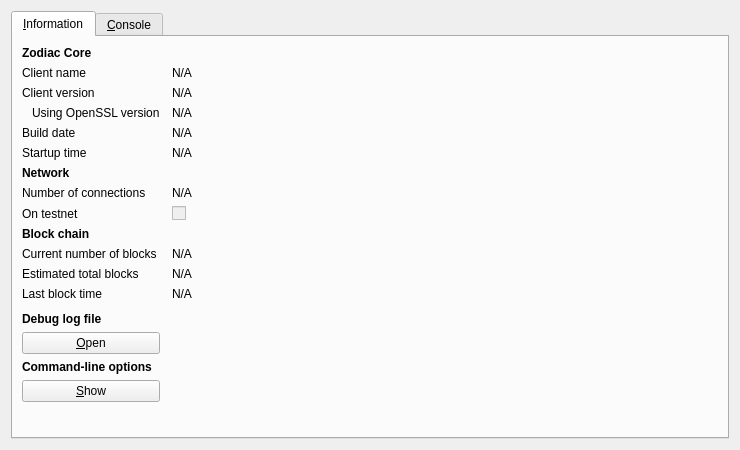
<?xml version="1.0" encoding="UTF-8"?>
<ui version="4.0">
 <class>RPCConsole</class>
 <widget class="QDialog" name="RPCConsole">
  <property name="geometry">
   <rect>
    <x>0</x>
    <y>0</y>
    <width>740</width>
    <height>450</height>
   </rect>
  </property>
  <property name="windowTitle">
   <string>Zodiac - Debug window</string>
  </property>
  <layout class="QVBoxLayout" name="verticalLayout_2">
   <item>
    <widget class="QTabWidget" name="tabWidget">
     <property name="currentIndex">
      <number>0</number>
     </property>
     <widget class="QWidget" name="tab_info">
      <attribute name="title">
       <string>&amp;Information</string>
      </attribute>
      <layout class="QGridLayout" name="gridLayout" columnstretch="0,1">
       <property name="horizontalSpacing">
        <number>12</number>
       </property>
       <item row="0" column="0">
        <widget class="QLabel" name="label_9">
         <property name="font">
          <font>
           <weight>75</weight>
           <bold>true</bold>
          </font>
         </property>
         <property name="text">
          <string>Zodiac Core</string>
         </property>
        </widget>
       </item>
       <item row="1" column="0">
        <widget class="QLabel" name="label_5">
         <property name="text">
          <string>Client name</string>
         </property>
        </widget>
       </item>
       <item row="1" column="1">
        <widget class="QLabel" name="clientName">
         <property name="cursor">
          <cursorShape>IBeamCursor</cursorShape>
         </property>
         <property name="text">
          <string>N/A</string>
         </property>
         <property name="textFormat">
          <enum>Qt::PlainText</enum>
         </property>
         <property name="textInteractionFlags">
          <set>Qt::LinksAccessibleByMouse|Qt::TextSelectableByKeyboard|Qt::TextSelectableByMouse</set>
         </property>
        </widget>
       </item>
       <item row="2" column="0">
        <widget class="QLabel" name="label_6">
         <property name="text">
          <string>Client version</string>
         </property>
        </widget>
       </item>
       <item row="2" column="1">
        <widget class="QLabel" name="clientVersion">
         <property name="cursor">
          <cursorShape>IBeamCursor</cursorShape>
         </property>
         <property name="text">
          <string>N/A</string>
         </property>
         <property name="textFormat">
          <enum>Qt::PlainText</enum>
         </property>
         <property name="textInteractionFlags">
          <set>Qt::LinksAccessibleByMouse|Qt::TextSelectableByKeyboard|Qt::TextSelectableByMouse</set>
         </property>
        </widget>
       </item>
       <item row="3" column="0">
        <widget class="QLabel" name="label_14">
         <property name="text">
          <string>Using OpenSSL version</string>
         </property>
         <property name="indent">
          <number>10</number>
         </property>
        </widget>
       </item>
       <item row="3" column="1">
        <widget class="QLabel" name="openSSLVersion">
         <property name="cursor">
          <cursorShape>IBeamCursor</cursorShape>
         </property>
         <property name="text">
          <string>N/A</string>
         </property>
         <property name="textFormat">
          <enum>Qt::PlainText</enum>
         </property>
         <property name="textInteractionFlags">
          <set>Qt::LinksAccessibleByMouse|Qt::TextSelectableByKeyboard|Qt::TextSelectableByMouse</set>
         </property>
        </widget>
       </item>
       <item row="4" column="0">
        <widget class="QLabel" name="label_12">
         <property name="text">
          <string>Build date</string>
         </property>
        </widget>
       </item>
       <item row="4" column="1">
        <widget class="QLabel" name="buildDate">
         <property name="cursor">
          <cursorShape>IBeamCursor</cursorShape>
         </property>
         <property name="text">
          <string>N/A</string>
         </property>
         <property name="textFormat">
          <enum>Qt::PlainText</enum>
         </property>
         <property name="textInteractionFlags">
          <set>Qt::LinksAccessibleByMouse|Qt::TextSelectableByKeyboard|Qt::TextSelectableByMouse</set>
         </property>
        </widget>
       </item>
       <item row="5" column="0">
        <widget class="QLabel" name="label_13">
         <property name="text">
          <string>Startup time</string>
         </property>
        </widget>
       </item>
       <item row="5" column="1">
        <widget class="QLabel" name="startupTime">
         <property name="cursor">
          <cursorShape>IBeamCursor</cursorShape>
         </property>
         <property name="text">
          <string>N/A</string>
         </property>
         <property name="textFormat">
          <enum>Qt::PlainText</enum>
         </property>
         <property name="textInteractionFlags">
          <set>Qt::LinksAccessibleByMouse|Qt::TextSelectableByKeyboard|Qt::TextSelectableByMouse</set>
         </property>
        </widget>
       </item>
       <item row="6" column="0">
        <widget class="QLabel" name="label_11">
         <property name="font">
          <font>
           <weight>75</weight>
           <bold>true</bold>
          </font>
         </property>
         <property name="text">
          <string>Network</string>
         </property>
        </widget>
       </item>
       <item row="7" column="0">
        <widget class="QLabel" name="label_7">
         <property name="text">
          <string>Number of connections</string>
         </property>
        </widget>
       </item>
       <item row="7" column="1">
        <widget class="QLabel" name="numberOfConnections">
         <property name="cursor">
          <cursorShape>IBeamCursor</cursorShape>
         </property>
         <property name="text">
          <string>N/A</string>
         </property>
         <property name="textFormat">
          <enum>Qt::PlainText</enum>
         </property>
         <property name="textInteractionFlags">
          <set>Qt::LinksAccessibleByMouse|Qt::TextSelectableByKeyboard|Qt::TextSelectableByMouse</set>
         </property>
        </widget>
       </item>
       <item row="8" column="0">
        <widget class="QLabel" name="label_8">
         <property name="text">
          <string>On testnet</string>
         </property>
        </widget>
       </item>
       <item row="8" column="1">
        <widget class="QCheckBox" name="isTestNet">
         <property name="enabled">
          <bool>false</bool>
         </property>
         <property name="text">
          <string/>
         </property>
        </widget>
       </item>
       <item row="9" column="0">
        <widget class="QLabel" name="label_10">
         <property name="font">
          <font>
           <weight>75</weight>
           <bold>true</bold>
          </font>
         </property>
         <property name="text">
          <string>Block chain</string>
         </property>
        </widget>
       </item>
       <item row="10" column="0">
        <widget class="QLabel" name="label_3">
         <property name="text">
          <string>Current number of blocks</string>
         </property>
        </widget>
       </item>
       <item row="10" column="1">
        <widget class="QLabel" name="numberOfBlocks">
         <property name="cursor">
          <cursorShape>IBeamCursor</cursorShape>
         </property>
         <property name="text">
          <string>N/A</string>
         </property>
         <property name="textFormat">
          <enum>Qt::PlainText</enum>
         </property>
         <property name="textInteractionFlags">
          <set>Qt::LinksAccessibleByMouse|Qt::TextSelectableByKeyboard|Qt::TextSelectableByMouse</set>
         </property>
        </widget>
       </item>
       <item row="11" column="0">
        <widget class="QLabel" name="label_4">
         <property name="text">
          <string>Estimated total blocks</string>
         </property>
        </widget>
       </item>
       <item row="11" column="1">
        <widget class="QLabel" name="totalBlocks">
         <property name="cursor">
          <cursorShape>IBeamCursor</cursorShape>
         </property>
         <property name="text">
          <string>N/A</string>
         </property>
         <property name="textFormat">
          <enum>Qt::PlainText</enum>
         </property>
         <property name="textInteractionFlags">
          <set>Qt::LinksAccessibleByMouse|Qt::TextSelectableByKeyboard|Qt::TextSelectableByMouse</set>
         </property>
        </widget>
       </item>
       <item row="12" column="0">
        <widget class="QLabel" name="label_2">
         <property name="text">
          <string>Last block time</string>
         </property>
        </widget>
       </item>
       <item row="12" column="1">
        <widget class="QLabel" name="lastBlockTime">
         <property name="cursor">
          <cursorShape>IBeamCursor</cursorShape>
         </property>
         <property name="text">
          <string>N/A</string>
         </property>
         <property name="textFormat">
          <enum>Qt::PlainText</enum>
         </property>
         <property name="textInteractionFlags">
          <set>Qt::LinksAccessibleByMouse|Qt::TextSelectableByKeyboard|Qt::TextSelectableByMouse</set>
         </property>
        </widget>
       </item>
       <item row="13" column="0">
        <spacer name="verticalSpacer_2">
         <property name="orientation">
          <enum>Qt::Vertical</enum>
         </property>
         <property name="sizeHint" stdset="0">
          <size>
           <width>20</width>
           <height>20</height>
          </size>
         </property>
        </spacer>
       </item>
       <item row="14" column="0">
        <widget class="QLabel" name="labelDebugLogfile">
         <property name="font">
          <font>
           <weight>75</weight>
           <bold>true</bold>
          </font>
         </property>
         <property name="text">
          <string>Debug log file</string>
         </property>
        </widget>
       </item>
       <item row="15" column="0">
        <widget class="QPushButton" name="openDebugLogfileButton">
         <property name="toolTip">
          <string>Open the Zodiac debug log file from the current data directory. This can take a few seconds for large log files.</string>
         </property>
         <property name="text">
          <string>&amp;Open</string>
         </property>
         <property name="autoDefault">
          <bool>false</bool>
         </property>
        </widget>
       </item>
       <item row="16" column="0">
        <widget class="QLabel" name="labelCLOptions">
         <property name="font">
          <font>
           <weight>75</weight>
           <bold>true</bold>
          </font>
         </property>
         <property name="text">
          <string>Command-line options</string>
         </property>
        </widget>
       </item>
       <item row="17" column="0">
        <widget class="QPushButton" name="showCLOptionsButton">
         <property name="toolTip">
          <string>Show the Zodiac-Qt help message to get a list with possible Zodiac command-line options.</string>
         </property>
         <property name="text">
          <string>&amp;Show</string>
         </property>
         <property name="autoDefault">
          <bool>false</bool>
         </property>
        </widget>
       </item>
       <item row="18" column="0">
        <spacer name="verticalSpacer">
         <property name="orientation">
          <enum>Qt::Vertical</enum>
         </property>
         <property name="sizeHint" stdset="0">
          <size>
           <width>20</width>
           <height>40</height>
          </size>
         </property>
        </spacer>
       </item>
      </layout>
     </widget>
     <widget class="QWidget" name="tab_console">
      <attribute name="title">
       <string>&amp;Console</string>
      </attribute>
      <layout class="QVBoxLayout" name="verticalLayout_3">
       <property name="spacing">
        <number>3</number>
       </property>
       <item>
        <widget class="QTextEdit" name="messagesWidget">
         <property name="minimumSize">
          <size>
           <width>0</width>
           <height>100</height>
          </size>
         </property>
         <property name="readOnly">
          <bool>true</bool>
         </property>
         <property name="tabKeyNavigation" stdset="0">
          <bool>false</bool>
         </property>
         <property name="columnCount" stdset="0">
          <number>2</number>
         </property>
        </widget>
       </item>
       <item>
        <layout class="QHBoxLayout" name="horizontalLayout">
         <property name="spacing">
          <number>3</number>
         </property>
         <item>
          <widget class="QLabel" name="label">
           <property name="text">
            <string notr="true">&gt;</string>
           </property>
          </widget>
         </item>
         <item>
          <widget class="QLineEdit" name="lineEdit"/>
         </item>
         <item>
          <widget class="QPushButton" name="clearButton">
           <property name="maximumSize">
            <size>
             <width>24</width>
             <height>24</height>
            </size>
           </property>
           <property name="toolTip">
            <string>Clear console</string>
           </property>
           <property name="text">
            <string/>
           </property>
           <property name="icon">
            <iconset resource="../bitcoin.qrc">
             <normaloff>:/icons/remove</normaloff>:/icons/remove</iconset>
           </property>
           <property name="shortcut">
            <string notr="true">Ctrl+L</string>
           </property>
           <property name="autoDefault">
            <bool>false</bool>
           </property>
          </widget>
         </item>
        </layout>
       </item>
      </layout>
     </widget>
    </widget>
   </item>
  </layout>
 </widget>
 <resources>
  <include location="../bitcoin.qrc"/>
 </resources>
 <connections/>
</ui>
